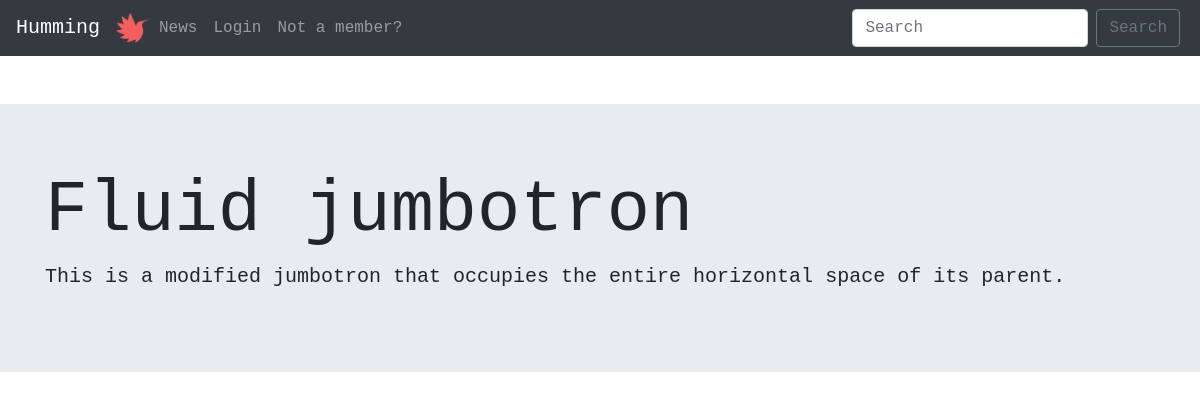
The app's page /commentsform.php?id=10, older data.
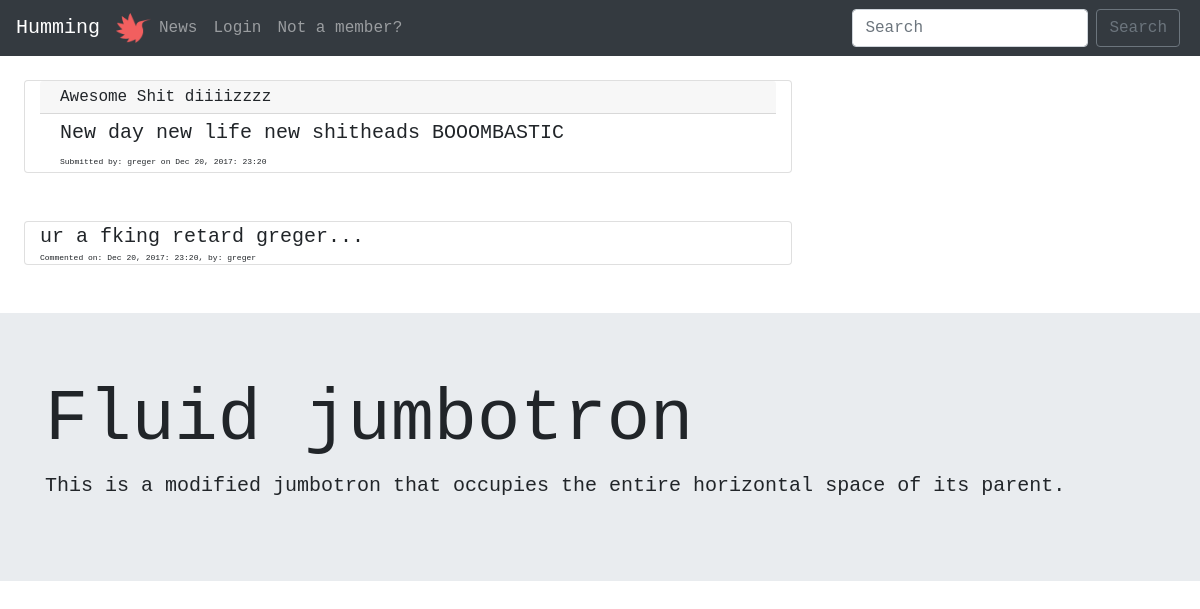
The same page, newer data.
### tables this page shows
CREATE TABLE "comments" (
	`commentID`	INTEGER UNIQUE,
	`comment`	TEXT NOT NULL,
	`postID`	INTEGER,
	`userID`	INTEGER,
	`commentDate`	TEXT,
	PRIMARY KEY(`commentID`)
);

CREATE TABLE "users" (
	`userID`	INTEGER PRIMARY KEY AUTOINCREMENT,
	`username`	VARCHAR NOT NULL UNIQUE,
	`email`	VARCHAR NOT NULL UNIQUE,
	`password`	VARCHAR NOT NULL,
	`bio`	VARCHAR,
	`picture`	VARCHAR
);

### php/functions.php (called while the page is built, shortened)
<?php
function postComments($pdo, $postID) {
  $postID = $_GET['id'];
  $postComments = "SELECT posts.title, posts.url, posts.postdate, posts.description, posts.postID, users.username FROM posts LEFT JOIN users ON posts.userID=users.userID WHERE postID = '$postID'" ;
  $statement = $pdo->prepare($postComments);
  $statement->execute();
  $resultpostComment = $statement->fetchAll(PDO::FETCH_ASSOC);
  return $resultpostComment;
 }
 function allComments($pdo) {
   $postID = $_GET['id'];
   $allComments = "SELECT commentID, comment, commentDate, username FROM comments INNER JOIN users ON comments.userID=users.userID WHERE postID = :postID ";
   $statement = $pdo->prepare($allComments);
   $statement->bindParam(':postID', $postID, PDO::PARAM_INT);
   $statement->execute();
   $resultallComments = $statement->fetchAll(PDO::FETCH_ASSOC);
   return $resultallComments;
 }

### commentsform.php (the view, shortened to what this page needs)
<?php
require __DIR__.'/viewings/header.php';
?>
<div class="m-4 ">
<?php $postComments = postComments($pdo, $_GET['id']) ?>
<?php foreach($postComments as $postComment): ?>
<div class="card col-sm-8 mt-2 mb-5">
      <div class="card-header pt-1 pb-1">
        <?php echo $postComment['title'];?>
      </div>
      <div class="card-body pt-1 pb-1">
      <blockquote class="blockquote mb-0">
      <p class="mb-0">
        <?php echo $postComment['description']  ?>
      </p>
      <p class="mb-0 smallfont">
        Submitted by: <?php echo $postComment['username'].' on '.$postComment['postdate'] ?>
      </p>
    </blockquote>
  </div>
</div>
<?php endforeach; ?>
<?php $allComments = allComments($pdo) ?>
<?php foreach ($allComments as $comment):?>
  <div class="card col-sm-8 mt-2">
  <blockquote class="blockquote mb-0">
    <p class="mb-0"><?php echo $comment['comment']; ?></p>
    <p class="mb-0 smallfont"> Commented on: <?php echo $comment['commentDate']?>, by: <?php echo $comment['username']; ?></p>
  </blockquote>
</div>
<?php endforeach; ?>
</div>
<?php require __DIR__.'/viewings/footer.php'; ?>

Row changes from the older to the newer data that the page shows:
added comments: comment "ur a fking retard greger...", commentDate "Dec 20, 2017: 23:20", userID.username "greger"
Text that changed along with them:
new list line: "Awesome Shit diiiizzzz New day new life new shitheads BOOOMBASTIC Submitted by: greger on Dec 20, 2017: 23:20"
